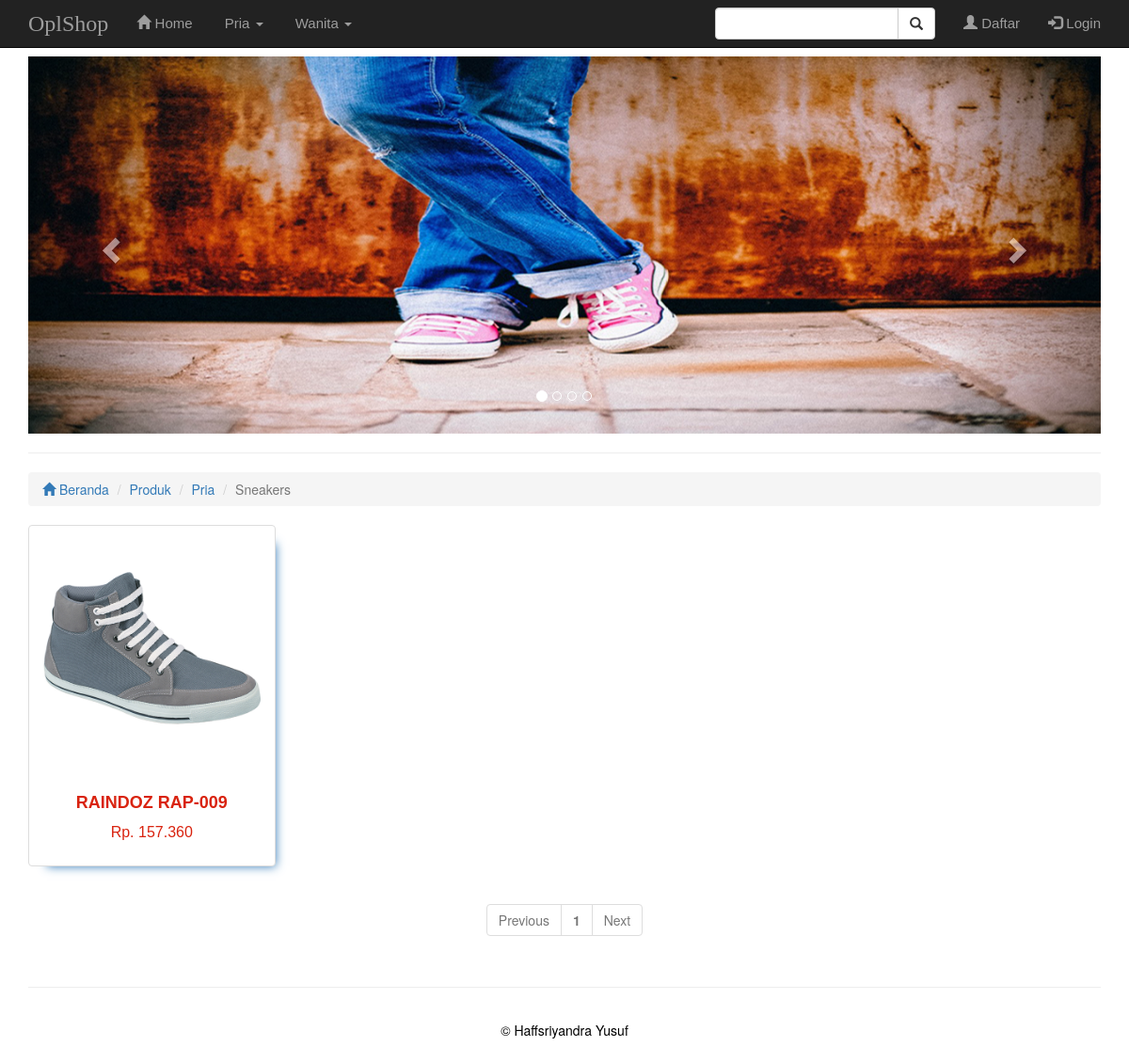
The page /index.php?halaman=jenis&jenis=JS-001&kategori=KS-001 on the database its author committed.
### tables this page shows
CREATE TABLE `kategori` (
  `id_kategori` varchar(6) NOT NULL,
  `nama_kategori` varchar(20) NOT NULL,
  PRIMARY KEY (`id_kategori`)
);

CREATE TABLE `jenis` (
  `id_jenis` varchar(6) NOT NULL,
  `jenis_sepatu` varchar(20) NOT NULL,
  `id_kategori` varchar(6) NOT NULL,
  PRIMARY KEY (`id_jenis`)
);

CREATE TABLE `barang` (
  `id_barang` varchar(8) NOT NULL,
  `nama_barang` varchar(35) NOT NULL,
  `id_kategori` varchar(6) NOT NULL,
  `id_jenis` varchar(6) NOT NULL,
  `harga` double NOT NULL,
  `berat` int(4) NOT NULL,
  `gambar` varchar(20) NOT NULL,
  `deskripsi` text NOT NULL,
  PRIMARY KEY (`id_barang`)
);

### index.php (called while the page is built, shortened)
<?php
	include 'header.php';
	include 'nav.php';
	include 'carousel.php';
	include 'produk.php';
	include 'footer.php';
 ?>

### jenis.php (the view, shortened to what this page needs)
<?php
	$kat = $_GET['kategori'];
	$jenis = $_GET['jenis'];
	$dataPerHalaman = 12;
	$query = mysqli_query($con, "SELECT * FROM barang
		WHERE barang.`id_kategori` = '$kat'
		AND barang.`id_jenis` = '$jenis'");
	$jumlahData = mysqli_num_rows($query);
	$jumlahHalaman = ceil($jumlahData / $dataPerHalaman);
	$halamanAktif = (isset($_GET['p'])) ? $_GET['p'] : 1;
	$awalData = ($dataPerHalaman * $halamanAktif) - $dataPerHalaman;
	$query = mysqli_query($con, "SELECT * FROM barang
							JOIN kategori ON kategori.`id_kategori` = barang.`id_kategori`
							JOIN jenis ON jenis.`id_jenis` = barang.`id_jenis`
							WHERE barang.`id_kategori` = '$kat'
							AND barang.`id_jenis` = '$jenis' LIMIT $awalData,$dataPerHalaman");
?>
<div class="col-sm-12">
	<nav aria-label="breadcrumb">
	  <ol class="breadcrumb">
	    <li class="breadcrumb-item"><a href="index.php"><i class="glyphicon glyphicon-home"></i> Beranda</a></li>
			<li class="breadcrumb-item"><a href="#">Produk</a></li>
			<?php $queryJenis = mysqli_query ($con, "SELECT * FROM kategori
			JOIN jenis ON jenis.`id_kategori` = kategori.`id_kategori`
			WHERE kategori.`id_kategori` = '$kat' AND jenis.`id_jenis` = '$jenis'"); ?>
			<?php while ($resultJenis = mysqli_fetch_assoc($queryJenis)){ ?>
			<li class="breadcrumb-item"><a href="#"><?= $resultJenis['nama_kategori'] ?></a></li>
			<li class="breadcrumb-item active"><?= $resultJenis['jenis_sepatu'] ?></li>
			<?php } ?>
	  </ol>
	</nav>
</div>
<div class="container">
	<div class="row">
		<?php if (mysqli_num_rows($query) > 0) { ?>
			<?php while ($result = mysqli_fetch_assoc($query)) {?>
				<div class="col-sm-3">
					<a style="text-decoration: none;" href="detail_produk.php?id=<?= $result['id_barang'] ?>">
					    <div class="thumbnail">
					      <img height="200px" src="img/<?= $result['gambar']?>" alt="<?=$result['gambar'] ?>">
					      <div class="caption text-center">
					        <h3 class="nama_barang"><?= $result['nama_barang'] ?></h3>
					        <p class="harga">Rp. <?=number_format(($result['harga']),0,",",".")?></p>
					      </div>
					    </div>
					</a>
				</div>
			<?php } ?>
		<?php } ?>
		<div class="col-md-12">
			<div class="text-center">
				<nav aria-label="Page navigation example">
					<ul class="pagination justify-content-center">
					<?php if ($halamanAktif == 1): ?>
						<li class="page-item disabled">
							<a class="page-link" tabindex="-1">Previous</a>
						</li>
					<?php else: ?>
						<li class="page-item">
							<a class="page-link" href="?halaman=jenis&jenis=<?= $jenis ?>&kategori=<?= $kat ?>&p=<?= $halamanAktif - 1 ?>" tabindex="-1">Previous</a>
						</li>
					<?php endif; ?>
					<?php for ($i=1; $i <= $jumlahHalaman; $i++) : ?>
						<?php if ($i == $halamanAktif): ?>
							<li class="page-item disabled" style="font-weight: bold;">
								<a class="page-link"><?= $i; ?></a>
							</li>
						<?php else: ?>
							<li class="page-item">
								<a class="page-link" href="?halaman=jenis&jenis=<?= $jenis ?>&kategori=<?= $kat ?>&p=<?= $i; ?>"><?= $i; ?></a>
							</li>
						<?php endif; ?>
					<?php endfor; ?>
					<?php if ($halamanAktif < $jumlahHalaman): ?>
						<li class="page-item">
							<a class="page-link" href="?halaman=jenis&jenis=<?= $jenis ?>&kategori=<?= $kat ?>&p=<?= $halamanAktif + 1 ?>" tabindex="-1">Next</a>
						</li>
					<?php else: ?>
						<li class="page-item disabled">
							<a class="page-link" tabindex="-1">Next</a>
						</li>
					<?php endif; ?>
					</ul>
				</nav>
			</div>
		</div>
	</div>
</div>

### nav.php (shortened to what this page needs)
<?php
include 'conf/koneksi.php';
$kode = session_id();
$query = mysqli_query($con, "SELECT * FROM keranjang WHERE id_keranjang='$kode'");
$isiKeranjang = mysqli_num_rows($query);
?>
<?php if (ISSET($_SESSION['pelanggan'])) { ?>
<div id="nav">
	<nav class="navbar navbar-inverse navbar-fixed-top">
		<div class="container">
			<div class="navbar-header">
				<button type="button" class="navbar-toggle collapsed" data-toggle="collapse" data-target="#bs-example-navbar-collapse-1" aria-expanded="false">
					<span class="sr-only">Toggle navigation</span>
					<span class="icon-bar"></span>
					<span class="icon-bar"></span>
					<span class="icon-bar"></span>
				</button>
				<a class="navbar-brand">OplShop</a>
			</div>
			<div class="collapse navbar-collapse" id="bs-example-navbar-collapse-1">
				<ul class="nav navbar-nav">
					<li>
						<a class="" href="http://localhost/tokosepatu"><span class="glyphicon glyphicon-home" aria-hidden="true"></span>&nbspHome</a>
					</li>
				</ul>
				<ul class="nav navbar-nav">
					<?php
						$queryKat = mysqli_query($con, "SELECT * FROM kategori");
						while ($resultKat = mysqli_fetch_assoc($queryKat)) {
					?>
					<li class="dropdown">
						<a id="dLabel" href="#" class="dropdown-toggle" data-toggle="dropdown" role="button" aria-haspopup="true" aria-expanded="false">&nbsp<?= $resultKat['nama_kategori'] ?> <span class="caret"></span>
						</a>
						<ul class="dropdown-menu" aria-labelledby="dropdownMenu1">
							<li>
								<a tabindex="-1" href="index.php?halaman=kategori&kategori=<?=$resultKat['id_kategori'];?>">All</a>
							</li>
							<?php
								$queryJenis = mysqli_query($con, "SELECT * FROM jenis WHERE jenis.id_kategori = '$resultKat[id_kategori]'");
								while ($ambil = mysqli_fetch_assoc($queryJenis)) {
							?>
						    <li>
						    	<a tabindex="-1" href="index.php?halaman=jenis&jenis=<?=$ambil['id_jenis'];?>&kategori=<?=$resultKat['id_kategori'];?>"><?=$ambil['jenis_sepatu'] ?></a>
						    </li>
							<?php } ?>
						 </ul>
					<?php } ?>
					</li>
				</ul>
				<ul class="nav navbar-nav navbar-right">
					<form class="navbar-form navbar-left">
						<div class="input-group">
							<input type="text" class="form-control" aria-label="Amount (to the nearest dollar)">
							<span class="input-group-btn">
								<button class="btn btn-default" type="button">
									<span class="glyphicon glyphicon-search"></span>
								</button>
							</span>
						</div>
					</form>
					<li>
						<a href="keranjang.php">
							<?php if ($isiKeranjang): ?>
								<span class="glyphicon glyphicon-shopping-cart" aria-hidden="true"></span>&nbsp<?= $isiKeranjang; ?>
							<?php else: ?>
								<span class="glyphicon glyphicon-shopping-cart" aria-hidden="true"></span>
							<?php endif ?>
						</a>
					</li>
					<li class="dropdown">
						<a href="#" class="dropdown-toggle" data-toggle="dropdown" role="button" aria-haspopup="true" aria-expanded="false">
							<?php $user = mysqli_query($con, "SELECT * FROM pelanggan WHERE id_pelanggan = '$_SESSION[pelanggan]'");
							while ($auserLogin = mysqli_fetch_assoc($user)) { ?>
								<span class="glyphicon glyphicon-user" aria-hidden="true"></span>
								Hi, <?php echo strtoupper($auserLogin['nama_pelanggan']); ?>
							<?php }?>
						</a>
						<ul class="dropdown-menu">
							<li><a href="profil.php">Profil Saya</a></li>
							<li role="separator" class="divider"></li>
							<li><a href="riwayat.php">Transaksi</a></li>
							<li role="separator" class="divider"></li>
							<li><a href="logout.php">Logout</a></li>
						</ul>
					</li>
				</ul>
			</div>
		</div>
	</nav>
</div>
<?php } else {?>
<div id="nav">
	<nav class="navbar navbar-inverse navbar-fixed-top">
		<div class="container">
			<div class="navbar-header">
				<a class="navbar-brand">OplShop</a>
			</div>
			<div class="collapse navbar-collapse" id="bs-example-navbar-collapse-2">
				<ul class="nav navbar-nav">
					<li>
						<a class="" href="http://localhost/tokosepatu"><span class="glyphicon glyphicon-home" aria-hidden="true"></span>&nbspHome</a>
					</li>
				</ul>
				<ul class="nav navbar-nav">
					<?php
						$queryKat = mysqli_query($con, "SELECT * FROM kategori");
						while ($resultKat = mysqli_fetch_assoc($queryKat)) {
					?>
					<li class="dropdown">
						<a id="dLabel" href="#" class="dropdown-toggle" data-toggle="dropdown" role="button" aria-haspopup="true" aria-expanded="false">&nbsp<?= $resultKat['nama_kategori'] ?> <span class="caret"></span>
						</a>
					<?php } ?>
					</li>
				</ul>
				<ul class="nav navbar-nav navbar-right">
					<form class="navbar-form navbar-left">
						<div class="input-group">
							<input type="text" class="form-control" aria-label="Amount (to the nearest dollar)">
							<span class="input-group-btn">
								<button class="btn btn-default" type="button">
									<span class="glyphicon glyphicon-search"></span>
								</button>
							</span>
						</div>
					</form>
					<li>
						<a href="daftar.php" class="bftn">
							<span class="glyphicon glyphicon-user" aria-hidden="true"></span>&nbspDaftar
						</a>
					</li>
					<li>
						<a href="login.php" class="bftn">
							<span class="glyphicon glyphicon-log-in" aria-hidden="true"></span>&nbspLogin
						</a>
					</li>
				</ul>
			</div>
		</div>
	</nav>
</div>
<?php } ?>

### css/style.css (style rules this page uses)
html,body { height:100%; margin-top: 30px; }
h3 { font-size: 22px; font-weight: bold; text-transform: uppercase; }
a:hover, a:visited, a:link, a:active { text-decoration: none; }
.navbar > .container .navbar-brand, .navbar > .container-fluid .navbar-brand { margin-left: -15px; font-family: 'Lobster', cursive; font-size: 24px; }
.navbar-inverse .navbar-nav > li > a { font-family: 'Oswald', sans-serif; font-size: 15px; }
.thumbnail .caption { color: #D9230F; }
.thumbnail { box-shadow: 10px 10px 10px -10px; }
.thumbnail .caption .nama_barang { font-family: 'Merriweather Sans', sans-serif; font-size: 18px; }
.thumbnail .caption .harga { font-family: 'Merriweather Sans', sans-serif; font-size: 16px; }
.container .nama_barang, .container .harga { font-family: 'Merriweather Sans', sans-serif; color: #D9230F; }
.container .nama_barang { font-size: 24px; }

### rows shown on the page
kategori: nama_kategori "Pria"
kategori: nama_kategori "Wanita"
jenis: id_kategori.nama_kategori "Pria", jenis_sepatu "Sneakers"
barang: gambar (picture), nama_barang "RAINDOZ RAP-009", harga "157.360"
